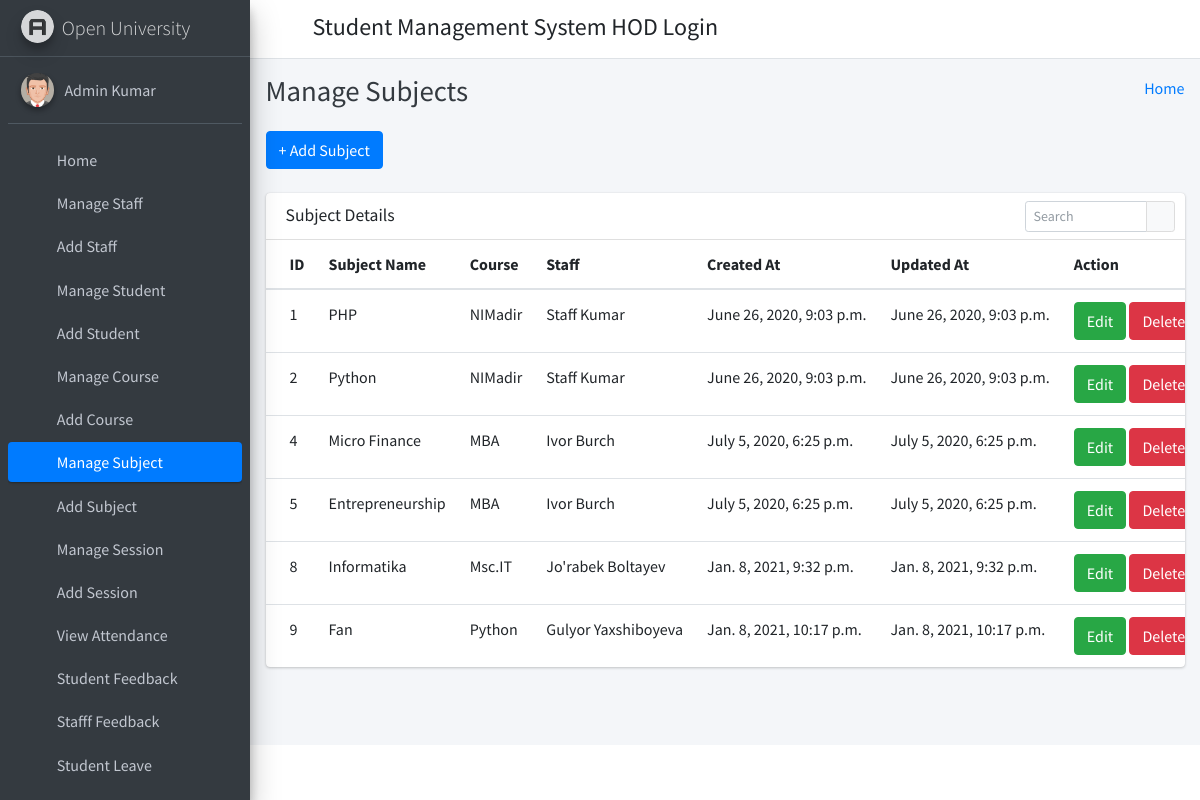
Screenshot of /manage_subject/ (signed in) with the database file from the repository.
### student_management_app/models.py (models this page shows)
class CustomUser(AbstractUser):
    user_type_data = ((1, "HOD"), (2, "Staff"), (3, "Student"))
    user_type = models.CharField(default=1, choices=user_type_data, max_length=10)

class Subjects(models.Model):
    id =models.AutoField(primary_key=True)
    subject_name = models.CharField(max_length=255)
    course_id = models.ForeignKey(Courses, on_delete=models.CASCADE, default=1) #need to give defauult course
    staff_id = models.ForeignKey(CustomUser, on_delete=models.CASCADE)
    created_at = models.DateTimeField(auto_now_add=True)
    updated_at = models.DateTimeField(auto_now=True)
    objects = models.Manager()

class Courses(models.Model):
    id = models.AutoField(primary_key=True)
    course_name = models.CharField(max_length=255)
    created_at = models.DateTimeField(auto_now_add=True)
    updated_at = models.DateTimeField(auto_now=True)
    objects = models.Manager()

### student_management_app/HodViews.py (the view)
# urls.py: path('manage_subject/', HodViews.manage_subject, name="manage_subject"),
def manage_subject(request):
    subjects = Subjects.objects.all()
    context = {
        "subjects": subjects
    }
    return render(request, 'hod_template/manage_subject_template.html', context)

### student_management_app/LoginCheckMiddleWare.py (called while the page is built, shortened)
    def process_view(self, request, view_func, view_args, view_kwargs):
        modulename = view_func.__module__
        user = request.user
        if user.is_authenticated:
            if user.user_type == "1":
                if modulename == "student_management_app.HodViews":
                    pass
                elif modulename == "student_management_app.views" or modulename == "django.views.static":
                    pass
                else:
                    return redirect("admin_home")
            else:
                return redirect("login")
        else:
            if request.path == reverse("login") or request.path == reverse("doLogin"):
                pass
            else:
                return redirect("login")

### student_management_app/templates/hod_template/manage_subject_template.html (shortened to what this page needs)
{% extends 'hod_template/base_template.html' %}
{% block page_title %}
    Manage Subjects
{% endblock page_title %}
{% block main_content %}
{% load static %}
<section class="content">
        <div class="container-fluid">
            <a class="btn btn-primary" href="{% url 'add_subject' %}" role="button">+ Add Subject</a> <br/>&nbsp;
            <div class="row">
                <div class="col-md-12">
                    <div class="card">
                        <div class="card-header">
                            <h3 class="card-title">Subject Details</h3>
                            <div class="card-tools">
                            <div class="input-group input-group-sm" style="width: 150px;">
                                <input type="text" name="table_search" class="form-control float-right" placeholder="Search">
                                <div class="input-group-append">
                                <button type="submit" class="btn btn-default"><i class="fas fa-search"></i></button>
                                </div>
                            </div>
                            </div>
                        </div>
                        <div class="card-body table-responsive p-0">
                            <table class="table table-hover text-nowrap">
                            <thead>
                                <tr>
                                <th>ID</th>
                                <th>Subject Name</th>
                                <th>Course</th>
                                <th>Staff</th>
                                <th>Created At</th>
                                <th>Updated At</th>
                                <th>Action</th>
                                </tr>
                            </thead>
                            <tbody>
                                {% for subject in subjects %}
                                <tr>
                                <td>{{ subject.id }}</td>
                                <td>{{ subject.subject_name }}</td>
                                <td>{{ subject.course_id.course_name }}</td>
                                <td>{{ subject.staff_id.first_name }} {{ subject.staff_id.last_name }}</td>
                                <td>{{ subject.created_at }}</td>
                                <td>{{ subject.updated_at }}</td>
                                <td>
                                    <a href="{% url 'edit_subject' subject.id %}" class="btn btn-success">Edit</a>
                                    <a href="{% url 'delete_subject' subject.id %}" class="btn btn-danger">Delete</a>
                                </td>
                                </tr>
                                {% endfor %}
                            </tbody>
                            </table>
                        </div>
                        </div>
                </div>
            </div>
        </div>
      </section>
  {% endblock main_content %}

### student_management_app/templates/hod_template/sidebar_template.html (shortened to what this page needs)
{% load static %}
<aside class="main-sidebar sidebar-dark-primary elevation-4">
      <a href="{% url 'admin_home' %}" class="brand-link">
        <img src="{% static 'dist/img/AdminLTELogo.png' %}" alt="AdminLTE Logo" class="brand-image img-circle elevation-3"
            style="opacity: .8">
        <span class="brand-text font-weight-light">Open University</span>
      </a>
      <div class="sidebar">
        <div class="user-panel mt-3 pb-3 mb-3 d-flex">
          <div class="image">
            <img src="{% static 'dist/img/user2-160x160.jpg' %}" class="img-circle elevation-2" alt="User Image">
          </div>
          <div class="info">
            <a href="{% url 'admin_profile' %}" class="d-block">{{ user.first_name }} {{ user.last_name }}</a>
          </div>
        </div>
        <nav class="mt-2">
          <ul class="nav nav-pills nav-sidebar flex-column" data-widget="treeview" role="menu" data-accordion="false">
            <li class="nav-item">
              {% url 'admin_home' as admin_home %}
              <a href="{{ admin_home }}" class="nav-link {% if request.path == admin_home %} active {% endif %}">
                <i class="nav-icon fas fa-tachometer-alt"></i>
                <p>
                  Home
                </p>
              </a>
            </li>
            <li class="nav-item">
              {% url 'manage_staff' as manage_staff %}
              {% url 'edit_staff' staff_id=id as edit_staff %}
              <a href="{{ manage_staff }}" class="nav-link {% if request.path == manage_staff %} active {% endif %} {% if request.path == edit_staff %} active {% endif %}">
                <i class="nav-icon fas fa-chalkboard-teacher"></i>
                <p>
                  Manage Staff
                </p>
              </a>
            </li>
            <li class="nav-item">
              {% url 'add_staff' as add_staff %}
              <a href="{{ add_staff }}" class="nav-link {% if request.path == add_staff %} active {% endif %}">
                <i class="nav-icon fas fa-th"></i>
                <p>
                  Add Staff
                </p>
              </a>
            </li>
            <li class="nav-item">
              {% url 'manage_student' as manage_student %}
              {% url 'edit_student' student_id=id as edit_student %}
              <a href="{{ manage_student }}" class="nav-link {% if request.path == manage_student %} active {% endif %} {% if request.path == edit_student %} active {% endif %}">
                <i class="nav-icon fas fa-user-graduate"></i>
                <p>
                  Manage Student
                </p>
              </a>
            </li>
            <li class="nav-item">
              {% url 'add_student' as add_student %}
              <a href="{{ add_student }}" class="nav-link {% if request.path == add_student %} active {% endif %}">
                <i class="nav-icon fas fa-th"></i>
                <p>
                  Add Student
                </p>
              </a>
            </li>
            <li class="nav-item">
              {% url 'manage_course' as manage_course %}
              {% url 'edit_course' course_id=id as edit_course %}
              <a href="{{ manage_course }}" class="nav-link {% if request.path == manage_course %} active {% endif %} {% if request.path == edit_course %} active {% endif %}">
                <i class="nav-icon fas fa-chalkboard"></i>
                <p>
                  Manage Course
                </p>
              </a>
            </li>
            <li class="nav-item">
            {% url 'add_course' as add_course %}
              <a href="{{ add_course }}" class="nav-link {% if request.path == add_course %} active {% endif %}">
                <i class="nav-icon fas fa-th"></i>
                <p>
                  Add Course
                </p>
              </a>
            </li>
            <li class="nav-item">
              {% url 'manage_subject' as manage_subject %}
              {% url 'edit_subject' subject_id=id as edit_subject %}
              <a href="{{ manage_subject }}" class="nav-link {% if request.path == manage_subject %} active {% endif %} {% if request.path == edit_subject %} active {% endif %}">
                <i class="nav-icon fas fa-book"></i>
                <p>
                  Manage Subject
                </p>
              </a>
            </li>
            <li class="nav-item">
              {% url 'add_subject' as add_subject %}
              <a href="{{ add_subject }}" class="nav-link {% if request.path == add_subject %} active {% endif %}">
                <i class="nav-icon fas fa-th"></i>
                <p>
                  Add Subject
                </p>
              </a>
            </li>
            <li class="nav-item">
              {% url 'manage_session' as manage_session %}
              {% url 'edit_session' session_id=id as edit_session %}
              <a href="{{ manage_session }}" class="nav-link {% if request.path == manage_session %} active {% endif %} {% if request.path == edit_session %} active {% endif %}">
                <i class="nav-icon fas fa-graduation-cap"></i>
                <p>
                  Manage Session
                </p>
              </a>
            </li>
            <li class="nav-item">
              {% url 'add_session' as add_session %}
              <a href="{{ add_session }}" class="nav-link {% if request.path == add_session %} active {% endif %}">
                <i class="nav-icon fas fa-th"></i>
                <p>
                  Add Session
                </p>
              </a>
            </li>
            <li class="nav-item">
              {% url 'admin_view_attendance' as admin_view_attendance %}
              <a href="{{ admin_view_attendance }}" class="nav-link {% if request.path == admin_view_attendance %} active {% endif %}">
                <i class="nav-icon fas fa-calendar-alt"></i>
                <p>
                  View Attendance
                </p>
              </a>
            </li>
            <li class="nav-item">
              {% url 'student_feedback_message' as student_feedback_message %}
              <a href="{{ student_feedback_message }}" class="nav-link {% if request.path == student_feedback_message %} active {% endif %}">
                <i class="nav-icon fas fa-th"></i>
                <p>
                  Student Feedback
                </p>
              </a>
            </li>
            <li class="nav-item">
              {% url 'staff_feedback_message' as staff_feedback_message %}
              <a href="{{ staff_feedback_message }}" class="nav-link {% if request.path == staff_feedback_message %} active {% endif %}">
                <i class="nav-icon fas fa-th"></i>
                <p>
                  Stafff Feedback
                </p>
              </a>
            </li>
            <li class="nav-item">
              {% url 'student_leave_view' as student_leave_view %}
              <a href="{{ student_leave_view }}" class="nav-link {% if request.path == student_leave_view %} active {% endif %}">
                <i class="nav-icon fas fa-th"></i>
                <p>
                  Student Leave
                </p>
              </a>
            </li>
            <li class="nav-item">
              {% url 'staff_leave_view' as staff_leave_view %}
              <a href="{{ staff_leave_view }}" class="nav-link {% if request.path == staff_leave_view %} active {% endif %}">
                <p>
                </p>
              </a>
            </li>
          </ul>
        </nav>
      </div>
    </aside>

### rows the page displays
CustomUser: first_name "Admin", last_name "Kumar"
Subjects: id "1", subject_name "PHP", course_id.course_name "NIMadir", staff_id.first_name "Staff", staff_id.last_name "Kumar", created_at "June 26, 2020, 9:03 p.m.", updated_at "June 26, 2020, 9:03 p.m."
Subjects: id "2", subject_name "Python", course_id.course_name "NIMadir", staff_id.first_name "Staff", staff_id.last_name "Kumar", created_at "June 26, 2020, 9:03 p.m.", updated_at "June 26, 2020, 9:03 p.m."
Subjects: id "4", subject_name "Micro Finance", course_id.course_name "MBA", staff_id.first_name "Ivor", staff_id.last_name "Burch", created_at "July 5, 2020, 6:25 p.m.", updated_at "July 5, 2020, 6:25 p.m."
Subjects: id "5", subject_name "Entrepreneurship", course_id.course_name "MBA", staff_id.first_name "Ivor", staff_id.last_name "Burch", created_at "July 5, 2020, 6:25 p.m.", updated_at "July 5, 2020, 6:25 p.m."
Subjects: id "8", subject_name "Informatika", course_id.course_name "Msc.IT", staff_id.first_name "Jo'rabek", staff_id.last_name "Boltayev", created_at "Jan. 8, 2021, 9:32 p.m.", updated_at "Jan. 8, 2021, 9:32 p.m."
Subjects: id "9", subject_name "Fan", course_id.course_name "Python", staff_id.first_name "Gulyor", staff_id.last_name "Yaxshiboyeva", created_at "Jan. 8, 2021, 10:17 p.m.", updated_at "Jan. 8, 2021, 10:17 p.m."
